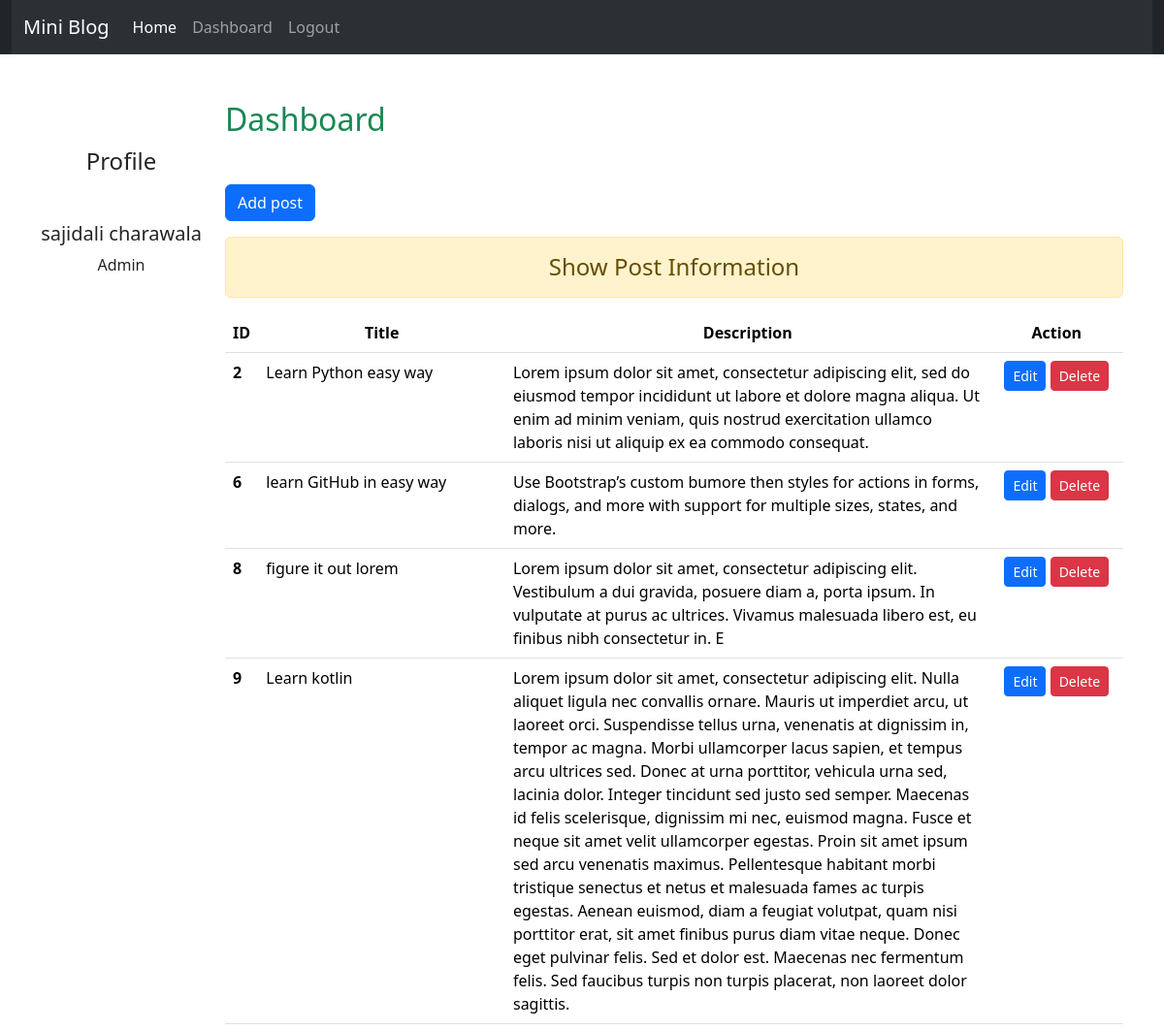
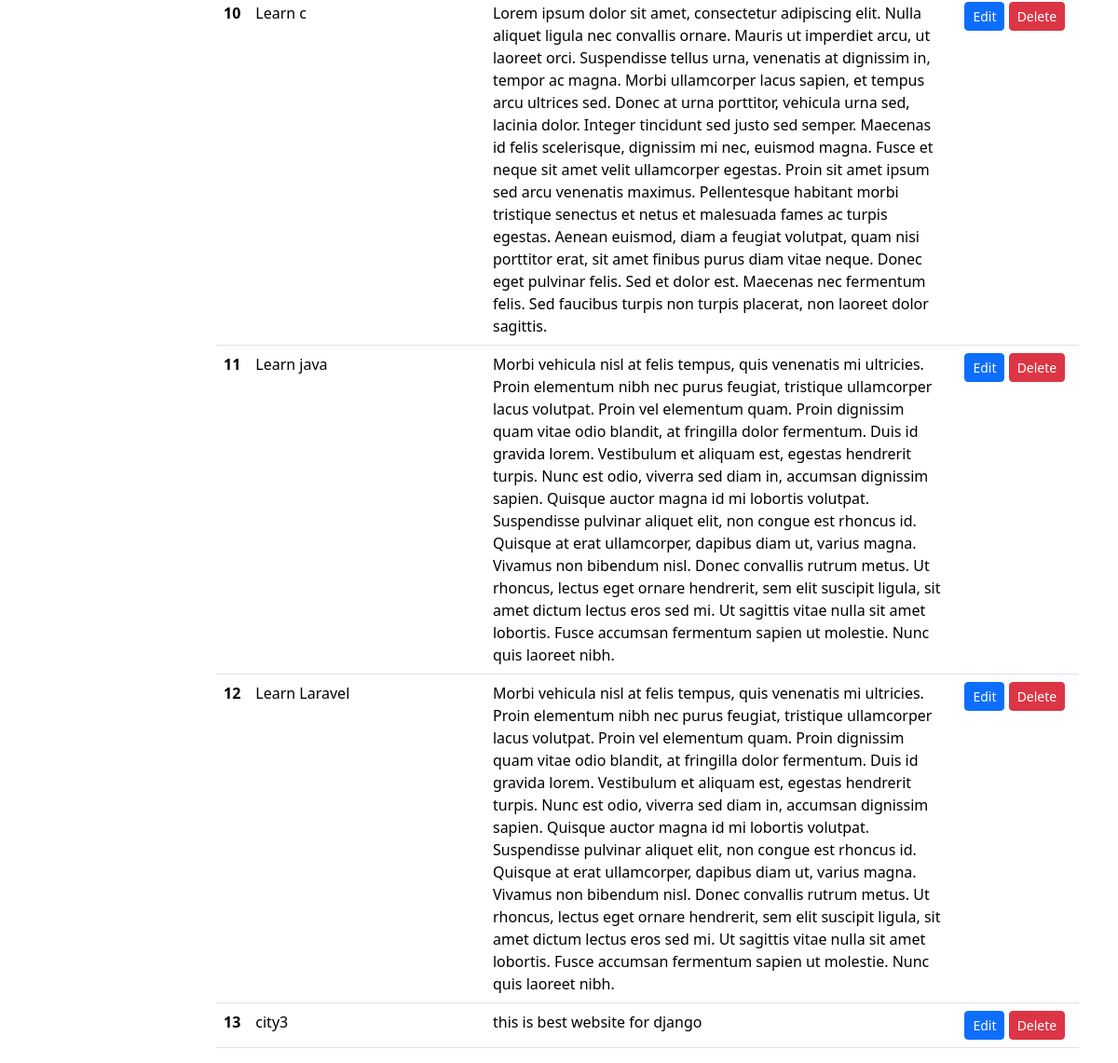
Page /miniblog/dashboard/ (signed in) on the committed database (2 pictures, top to bottom).
### miniblogapp/models.py (models this page shows, shortened)
class Post(models.Model):
    title = models.CharField(max_length=100)
    desc = models.TextField()

### miniblogapp/views.py (the view)
# urls.py: path('dashboard/', views.dashboard, name='dashboard'),
def dashboard(request):
    if request.user.is_authenticated:
        posts = Post.objects.all()
        user = request.user
        full_name = user.get_full_name()
        gps = user.groups.all()
        ip = request.session.get('ip', 0)
        ct = cache.get('count', version=user.pk)
        return render(request, 'dashboard.html', {'posts': posts, 'full_name': full_name, 'groups': gps, 'ip': ip, 'ct': ct})
    else:
        return HttpResponseRedirect('/miniblog/loginpage/')

### miniblogapp/templates/dashboard.html (shortened to what this page needs)
{% extends 'base.html' %}
{% load static %}
{% block side %}
    <div class="col-sm-2 text-dark my-5 text-center">
        <h4 class="my-5">Profile</h4>
        <h5>{{ full_name }}</h5>
        {% for group in groups %}
            <p>{{ group.name }}</p>
        {% endfor %}
    </div>
{% endblock side %}
{% block content %}
<div class="col-sm-10">
    <h2 class="text-success my-5"> Dashboard</h2>
    <a href="{% url 'addpost' %}" class="btn btn-primary">Add post</a>
    <h4 class="alert alert-warning text-center mt-3"> Show Post Information</h4>
    {% if posts %}
        <table class="table table-hover">
            <thead>
                <tr class="text-center">
                    <th scope="col" style="width:2%">ID</th>
                    <th scope="col" style="width:28%">Title</th>
                    <th scope="col" style="width:55%">Description</th>
                    <th scope="col" style="width:15%">Action</th>
                </tr>
            </thead>
            <tbody>
                {% for post in posts %}
                    <tr>
                        <th scope="row">{{post.id}}</th>
                        <td>{{post.title}}</td>
                        <td>{{post.desc}}</td>
                        <td class="text-center">
                            <a href="{% url 'updatepost' post.id %}" class="btn btn-primary btn-sm">Edit</a>
                            {% if perms.miniblogapp.delete_post %}
                            <form action="{% url 'deletepost' post.id %}" method="post" class="d-inline">
                                <input type="submit" class="btn btn-danger btn-sm" value="Delete">
                            </form>
                            {% endif %}
                        </td>
                    </tr>
                {% endfor %}
            </tbody>
        </table>
    {% else %}
        <h4 class="text-center alert alert-warning">NO Records</h4>
    {% endif %}
</div>
{% endblock content %}

### miniblogapp/templates/base.html (shortened to what this page needs)
<!DOCTYPE html>
{% load static %}
<html lang="en">
<head>
    <link rel="stylesheet" href="{% static 'miniblogstatic/css/bootstrap.css' %}">
</head>
<body>
    <div class="container-fluid bg-dark">
        {% include 'navbar.html'  %}
    </div>
    <div class="container">
        <div class="row">
            {% block side %} {% endblock side %}
            {% block content %} {% endblock content %}
        </div>
    </div>
</body>
</html>

### miniblogapp/templates/navbar.html (shortened to what this page needs)
<nav class="navbar navbar-expand-lg bg-dark bg-body-tertiary" data-bs-theme="dark">
  <div class="container-fluid">
    <a class="navbar-brand" href="{% url 'home' %}">Mini Blog</a>
    <div class="collapse navbar-collapse" id="navbarNav">
      <ul class="navbar-nav">
        <li class="nav-item">
          <a class="nav-link active" aria-current="page" href="{% url 'home' %}">Home</a>
        </li>
        {% if request.user.is_authenticated %}
        <li class="nav-item">
          <a class="nav-link" href="{% url 'dashboard' %}">Dashboard</a>
        </li>
        <li class="nav-item">
          <a class="nav-link" href="{% url 'logoutpage' %}">Logout</a>
        </li>
        {% endif %}
      </ul>
    </div>
  </div>
</nav>

### rows in the picture
Post: id "2", title "Learn Python easy way", desc "Lorem ipsum dolor sit amet, consectetur adipiscing elit, sed do eiusmod tempor incididunt ut labore et dolore magna aliqua. Ut enim ad minim veniam, quis nostrud exercitation ullamco laboris nisi ut aliquip ex ea commodo consequat."
Post: id "6", title "learn GitHub in easy way", desc "Use Bootstrap’s custom bumore then styles for actions in forms, dialogs, and more with support for multiple sizes, states, and more."
Post: id "8", title "figure it out lorem", desc "Lorem ipsum dolor sit amet, consectetur adipiscing elit. Vestibulum a dui gravida, posuere diam a, porta ipsum. In vulputate at purus ac ultrices. Vivamus malesuada libero est, eu finibus nibh consectetur in. E"
Post: id "9", title "Learn kotlin", desc "Lorem ipsum dolor sit amet, consectetur adipiscing elit. Nulla aliquet ligula nec convallis ornare. Mauris ut imperdiet arcu, ut laoreet orci. Suspendisse tellus urna, venenatis at dignissim in, tempor ac magna. Morbi ullamcorper lacus sapien, et tempus arcu ultrices sed. Donec at urna porttitor, vehicula urna sed, lacinia dolor. Integer tincidunt sed justo sed semper. Maecenas id felis scelerisque, dignissim mi nec, euismod magna. Fusce et neque sit amet velit ullamcorper egestas. Proin sit amet ipsum sed arcu venenatis maximus. Pellentesque habitant morbi tristique senectus et netus et malesuada fames ac turpis egestas. Aenean euismod, diam a feugiat volutpat, quam nisi porttitor erat,…"
Post: id "10", title "Learn c", desc "Lorem ipsum dolor sit amet, consectetur adipiscing elit. Nulla aliquet ligula nec convallis ornare. Mauris ut imperdiet arcu, ut laoreet orci. Suspendisse tellus urna, venenatis at dignissim in, tempor ac magna. Morbi ullamcorper lacus sapien, et tempus arcu ultrices sed. Donec at urna porttitor, vehicula urna sed, lacinia dolor. Integer tincidunt sed justo sed semper. Maecenas id felis scelerisque, dignissim mi nec, euismod magna. Fusce et neque sit amet velit ullamcorper egestas. Proin sit amet ipsum sed arcu venenatis maximus. Pellentesque habitant morbi tristique senectus et netus et malesuada fames ac turpis egestas. Aenean euismod, diam a feugiat volutpat, quam nisi porttitor erat,…"
Post: id "11", title "Learn java", desc "Morbi vehicula nisl at felis tempus, quis venenatis mi ultricies. Proin elementum nibh nec purus feugiat, tristique ullamcorper lacus volutpat. Proin vel elementum quam. Proin dignissim quam vitae odio blandit, at fringilla dolor fermentum. Duis id gravida lorem. Vestibulum et aliquam est, egestas hendrerit turpis. Nunc est odio, viverra sed diam in, accumsan dignissim sapien. Quisque auctor magna id mi lobortis volutpat. Suspendisse pulvinar aliquet elit, non congue est rhoncus id. Quisque at erat ullamcorper, dapibus diam ut, varius magna. Vivamus non bibendum nisl. Donec convallis rutrum metus. Ut rhoncus, lectus eget ornare hendrerit, sem elit suscipit ligula, sit amet dictum lectus…"
Post: id "12", title "Learn Laravel", desc "Morbi vehicula nisl at felis tempus, quis venenatis mi ultricies. Proin elementum nibh nec purus feugiat, tristique ullamcorper lacus volutpat. Proin vel elementum quam. Proin dignissim quam vitae odio blandit, at fringilla dolor fermentum. Duis id gravida lorem. Vestibulum et aliquam est, egestas hendrerit turpis. Nunc est odio, viverra sed diam in, accumsan dignissim sapien. Quisque auctor magna id mi lobortis volutpat. Suspendisse pulvinar aliquet elit, non congue est rhoncus id. Quisque at erat ullamcorper, dapibus diam ut, varius magna. Vivamus non bibendum nisl. Donec convallis rutrum metus. Ut rhoncus, lectus eget ornare hendrerit, sem elit suscipit ligula, sit amet dictum lectus…"
Post: id "13", title "city3", desc "this is best website for django"

### other values in the picture
{{ full_name }} "sajidali charawala"
{{ group.name }} "Admin"
